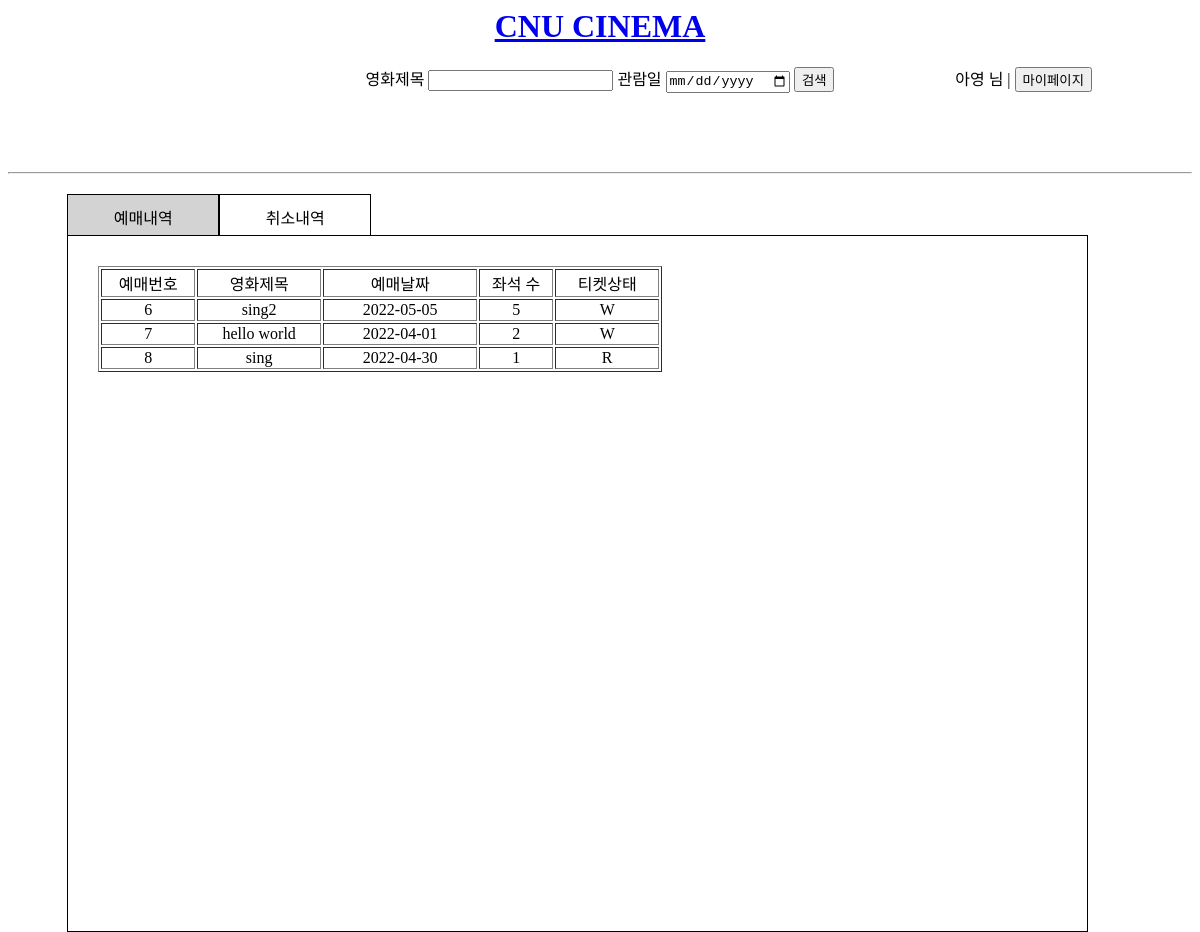
The page /mypage.php (signed in) on the database as committed earlier.
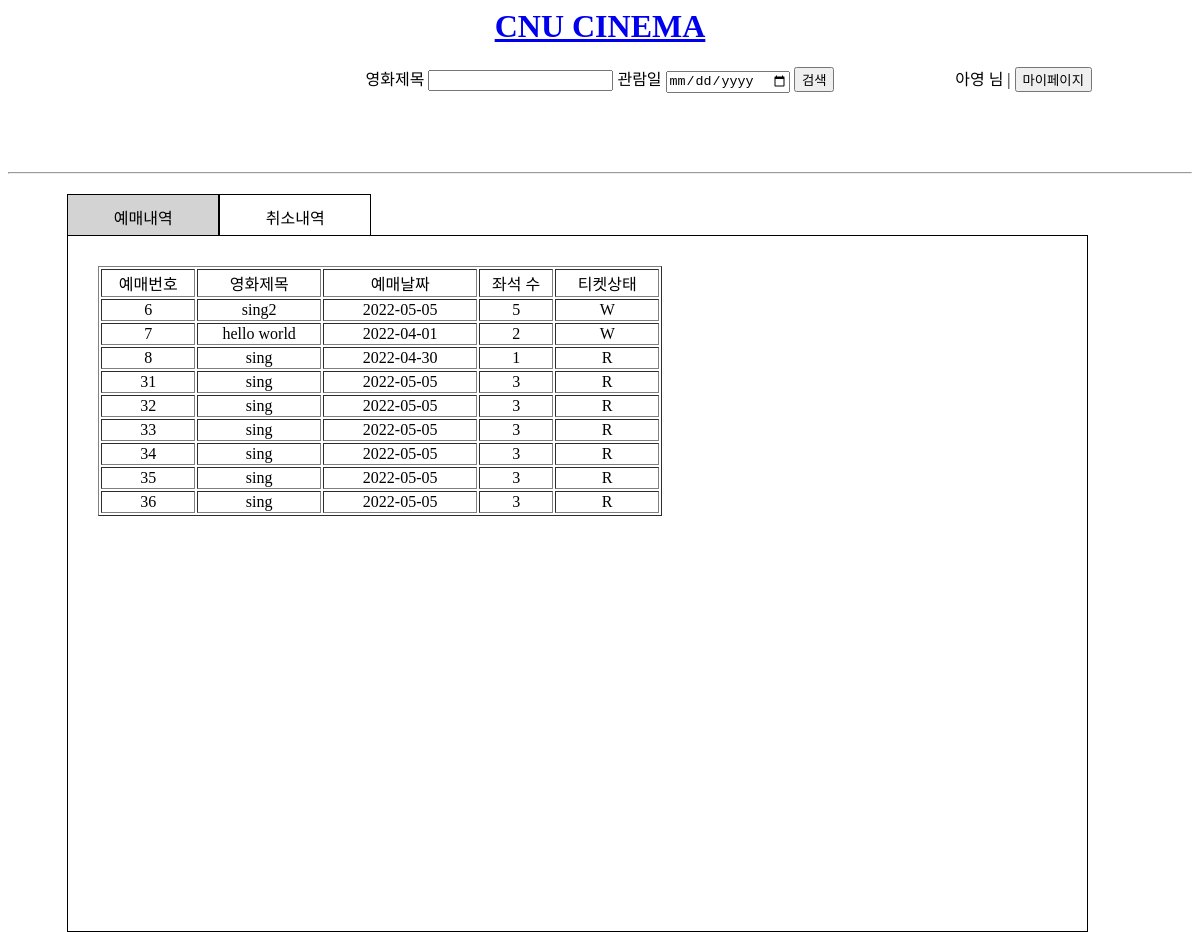
The same page on the database as committed later.
### tables this page shows
CREATE TABLE Customer 
	(
	cid INTEGER NOT NULL,
	name TEXT,
	password TEXT NOT NULL,
	email TEXT,
	birth_date DATE,
	sex TEXT,
    CONSTRAINT Customer_PK PRIMARY KEY(cid)
	);

CREATE TABLE Ticketing 
	(
	id INTEGER PRIMARY KEY autoincrement,
	rc_date TEXT,
	seats INTEGER,
	status TEXT CHECK(status IN ('R','C','W')),
	cid INTEGER,
	sid INTEGER,
	CONSTRAINT Ticketing_FK1 FOREIGN KEY (cid) REFERENCES Customer(cid),
	CONSTRAINT Ticketing_FK2 FOREIGN KEY (sid) REFERENCES Schedule(sid)
	);

CREATE TABLE Movie 
	(
	mid TEXT NOT NULL,
	title TEXT,
	open_day TEXT,
	director TEXT,
	rating TEXT CHECK(rating IN ('ALL','12','15','18')),
	length INTEGER,
    CONSTRAINT Movie_PK PRIMARY KEY(mid)
	);

### conn.php (called while the page is built, shortened)
<?php
    if(isset($_SESSION["ID"])){
        $conn = TRUE;
    }
?>

### mypage.php (the view, shortened to what this page needs)
<?php
    include('conn.php');
?>
<html lang="en">
<head>
    <link rel="stylesheet" href="css/index.css">
</head>
<body>
    <div class="header">
        <h1 id="title"><a href="/index.php">CNU CINEMA</a></h1>
        <div class="div1"></div>
        <div class="div2" id="search">
            <form action="search.php" method="get" name="search" onsubmit="return blankSearch();">
                영화제목 <input type="text" id="search" name="movie_title">
                관람일 <input type="date" name="date">
                <input type="submit" value="검색">
            </form>
        </div>
        <?php
            if($conn){
                $email = $_SESSION["ID"];
                $pw = $_SESSION["PWD"];
                $q=$db->query("SELECT name FROM customer WHERE email='$email' and password='$pw';");
                $results = $q->fetchAll(PDO::FETCH_ASSOC);
                $name = $results[0]["name"];
                echo "<div>$name 님 | <button onclick='location.href=\"mypage.php\"'>마이페이지</button></div>";
        ?>
        <?php
            }
        ?>
    </div><br><br>
    <div>
        <hr>
    </div>
    <div class="lists">
        <div class="top">
            <ul>
                <li class="myList book clicked" id="rList" onclick="check(event)">예매내역</li>
                <li class="myList cancel" id="cList"  onclick="check(event)">취소내역</li>
            </ul>
        </div>
        <div class="list-content1 content">
            <?php
                $email = $_SESSION["ID"];
                $q=$db->query("SELECT * FROM ticketing WHERE cid=(SELECT cid FROM customer WHERE email='$email');");
                $results = $q->fetchAll(PDO::FETCH_ASSOC);
                if($results == null){
                    echo "<h2 class='bookingL book content'>예매 내역이 없습니다.</h2>";
                }
                else{
                    echo "<table border='1' class='bookingL book content'>
                            <tr>
                                <td class='td__1'>예매번호</td>
                                <td class='td__2'>영화제목</td>
                                <td class='td__3'>예매날짜</td>
                                <td class='td__4'>좌석 수</td>
                                <td class='td__5'>티켓상태</td>
                            </tr>";
                    foreach($results as $row){
                        echo "<tr>";
                        $id = $row["id"];
                        $rc_date = $row["rc_date"];
                        $seats = $row["seats"];
                        $status = $row["status"];
                        $sid = $row["sid"];
                        $tmp=$db->query("SELECT title FROM movie WHERE mid=(SELECT mid FROM schedule WHERE sid=$sid);");
                        $r = $tmp->fetchAll(PDO::FETCH_ASSOC);
                        $title = $r[0]["title"];
                        echo "<td class='td__1'>$id</td><td class='td__2'>$title</td><td class='td__3'>$rc_date</td><td class='td__4'>$seats</td><td class='td__5'>$status</td>";
                    }
                }
            ?>
        </div>
    </div>
</body>
</html>

### css/index.css (style rules this page uses)
.header { margin-bottom: 3%; }
#title { color: red; text-align: center; }
#search { text-align: center; }
.div1 { float: left; height: 5px; width: 20%; }
.div2 { float: left; width: 60%; margin: auto; }
ul { padding: 0; margin: 0; }
.clicked { background-color: lightgrey; }
#cList, #rList { list-style: none; float: left; border: 1px; border-style: solid; width: 150px; height: 30px; text-align: center; padding-top: 10px; }
.lists { width: 90%; height: 90%; margin-left: 5%; margin-top: 20px; }
.top { width: 90%; height: 40px; margin-bottom: 1px; }
.list-content1 { border: 1px; border-style: solid; width: 90%; height: 90%; padding: 30px; }
.bookingL { text-align: center; }
.td__1 { width: 90px; }
.td__2 { width: 120px; }
.td__3 { width: 150px; }
.td__4 { width: 70px; }
.td__5 { width: 100px; }

Rows that differ between the two databases and show on the page:
added ticketing: id "31", movie.title "sing", rc_date "2022-05-05", seats "3", status "R"
added ticketing: id "32", movie.title "sing", rc_date "2022-05-05", seats "3", status "R"
added ticketing: id "33", movie.title "sing", rc_date "2022-05-05", seats "3", status "R"
added ticketing: id "34", movie.title "sing", rc_date "2022-05-05", seats "3", status "R"
added ticketing: id "35", movie.title "sing", rc_date "2022-05-05", seats "3", status "R"
added ticketing: id "36", movie.title "sing", rc_date "2022-05-05", seats "3", status "R"
